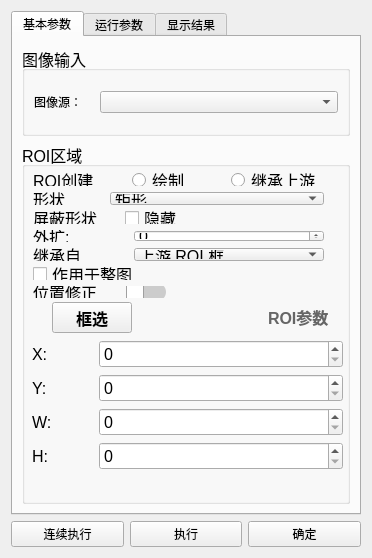
<?xml version="1.0" encoding="UTF-8"?>
<ui version="4.0">
 <class>LineParamsDialog</class>
 <widget class="QWidget" name="LineParamsDialog">
  <property name="geometry">
   <rect>
    <x>0</x>
    <y>0</y>
    <width>372</width>
    <height>558</height>
   </rect>
  </property>
  <property name="windowTitle">
   <string>Form</string>
  </property>
  <layout class="QVBoxLayout" name="verticalLayout_5">
   <item>
    <layout class="QVBoxLayout" name="verticalLayout_3">
     <item>
      <widget class="QTabWidget" name="tabWidget">
       <property name="styleSheet">
        <string notr="true"/>
       </property>
       <property name="currentIndex">
        <number>0</number>
       </property>
       <widget class="QWidget" name="tab">
        <attribute name="title">
         <string>基本参数</string>
        </attribute>
        <layout class="QHBoxLayout" name="horizontalLayout_21">
         <item>
          <layout class="QVBoxLayout" name="verticalLayout_4" stretch="2,8">
           <item>
            <widget class="QGroupBox" name="groupBox">
             <property name="font">
              <font>
               <pointsize>12</pointsize>
              </font>
             </property>
             <property name="title">
              <string>图像输入</string>
             </property>
             <layout class="QVBoxLayout" name="verticalLayout_7">
              <item>
               <layout class="QHBoxLayout" name="horizontalLayout_2" stretch="2,8">
                <item>
                 <widget class="QLabel" name="label">
                  <property name="font">
                   <font>
                    <pointsize>9</pointsize>
                   </font>
                  </property>
                  <property name="text">
                   <string>图像源：</string>
                  </property>
                 </widget>
                </item>
                <item>
                 <widget class="QComboBox" name="input_source">
                  <property name="font">
                   <font>
                    <pointsize>9</pointsize>
                   </font>
                  </property>
                  <property name="currentText">
                   <string/>
                  </property>
                  <property name="placeholderText">
                   <string>0 图像源1.图像</string>
                  </property>
                 </widget>
                </item>
               </layout>
              </item>
             </layout>
            </widget>
           </item>
           <item>
            <widget class="QGroupBox" name="groupBox_2">
             <property name="font">
              <font>
               <pointsize>12</pointsize>
              </font>
             </property>
             <property name="title">
              <string>ROI区域</string>
             </property>
             <widget class="QWidget" name="roi_params_widget" native="true">
              <property name="geometry">
               <rect>
                <x>10</x>
                <y>190</y>
                <width>311</width>
                <height>146</height>
               </rect>
              </property>
              <layout class="QVBoxLayout" name="verticalLayout_6">
               <item>
                <layout class="QVBoxLayout" name="verticalLayout_2">
                 <item>
                  <layout class="QHBoxLayout" name="horizontalLayout_5" stretch="2,8">
                   <item>
                    <widget class="QLabel" name="label_x">
                     <property name="font">
                      <font>
                       <pointsize>12</pointsize>
                      </font>
                     </property>
                     <property name="text">
                      <string>X:</string>
                     </property>
                    </widget>
                   </item>
                   <item>
                    <widget class="QSpinBox" name="spin_roi_x">
                     <property name="font">
                      <font>
                       <pointsize>12</pointsize>
                      </font>
                     </property>
                     <property name="maximum">
                      <number>10000</number>
                     </property>
                    </widget>
                   </item>
                  </layout>
                 </item>
                 <item>
                  <layout class="QHBoxLayout" name="horizontalLayout_6" stretch="2,8">
                   <item>
                    <widget class="QLabel" name="label_y">
                     <property name="font">
                      <font>
                       <pointsize>12</pointsize>
                      </font>
                     </property>
                     <property name="text">
                      <string>Y:</string>
                     </property>
                    </widget>
                   </item>
                   <item>
                    <widget class="QSpinBox" name="spin_roi_y">
                     <property name="font">
                      <font>
                       <pointsize>12</pointsize>
                      </font>
                     </property>
                     <property name="maximum">
                      <number>10000</number>
                     </property>
                    </widget>
                   </item>
                  </layout>
                 </item>
                 <item>
                  <layout class="QHBoxLayout" name="horizontalLayout_7" stretch="2,8">
                   <item>
                    <widget class="QLabel" name="label_w">
                     <property name="font">
                      <font>
                       <pointsize>12</pointsize>
                      </font>
                     </property>
                     <property name="text">
                      <string>W:</string>
                     </property>
                    </widget>
                   </item>
                   <item>
                    <widget class="QSpinBox" name="spin_roi_w">
                     <property name="font">
                      <font>
                       <pointsize>12</pointsize>
                      </font>
                     </property>
                     <property name="maximum">
                      <number>10000</number>
                     </property>
                    </widget>
                   </item>
                  </layout>
                 </item>
                 <item>
                  <layout class="QHBoxLayout" name="horizontalLayout_8" stretch="2,8">
                   <item>
                    <widget class="QLabel" name="label_h">
                     <property name="font">
                      <font>
                       <pointsize>12</pointsize>
                      </font>
                     </property>
                     <property name="text">
                      <string>H:</string>
                     </property>
                    </widget>
                   </item>
                   <item>
                    <widget class="QSpinBox" name="spin_roi_h">
                     <property name="font">
                      <font>
                       <pointsize>12</pointsize>
                      </font>
                     </property>
                     <property name="maximum">
                      <number>10000</number>
                     </property>
                    </widget>
                   </item>
                  </layout>
                 </item>
                </layout>
               </item>
              </layout>
             </widget>
             <widget class="QWidget" name="roi_rows_widget">
              <property name="geometry">
               <rect>
                <x>11</x>
                <y>31</y>
                <width>291</width>
                <height>125</height>
               </rect>
              </property>
              <layout class="QVBoxLayout" name="verticalLayout">
               <item>
                <layout class="QHBoxLayout" name="horizontalLayout">
                 <item>
                  <widget class="QLabel" name="label_2">
                   <property name="font">
                    <font>
                     <pointsize>12</pointsize>
                    </font>
                   </property>
                   <property name="text">
                    <string>ROI创建</string>
                   </property>
                  </widget>
                 </item>
                 <item>
                  <widget class="QRadioButton" name="roi_draw">
                   <property name="font">
                    <font>
                     <pointsize>12</pointsize>
                    </font>
                   </property>
                   <property name="text">
                    <string>绘制</string>
                   </property>
                  </widget>
                 </item>
                 <item>
                  <widget class="QRadioButton" name="roi_inherit">
                   <property name="font">
                    <font>
                     <pointsize>12</pointsize>
                    </font>
                   </property>
                   <property name="toolTip">
                    <string>用上游的 ROI 框、或者上游检出目标的外接框当 ROI，具体在下面的"继承自"里选</string>
                   </property>
                   <property name="text">
                    <string>继承上游</string>
                   </property>
                  </widget>
                 </item>
                </layout>
               </item>
               <item>
                <layout class="QHBoxLayout" name="horizontalLayout_3" stretch="1,3">
                 <item>
                  <widget class="QLabel" name="label_3">
                   <property name="font">
                    <font>
                     <pointsize>12</pointsize>
                    </font>
                   </property>
                   <property name="text">
                    <string>形状</string>
                   </property>
                  </widget>
                 </item>
                 <item>
                  <widget class="QComboBox" name="comboBox">
                   <property name="font">
                    <font>
                     <pointsize>12</pointsize>
                    </font>
                   </property>
                   <item>
                    <property name="text">
                     <string>矩形</string>
                    </property>
                   </item>
                   <item>
                    <property name="text">
                     <string>圆</string>
                    </property>
                   </item>
                  </widget>
                 </item>
                </layout>
               </item>
               <item>
                <layout class="QHBoxLayout" name="horizontalLayout_10" stretch="3,7">
                 <item>
                  <widget class="QLabel" name="label_4">
                   <property name="font">
                    <font>
                     <pointsize>12</pointsize>
                    </font>
                   </property>
                   <property name="text">
                    <string>屏蔽形状</string>
                   </property>
                  </widget>
                 </item>
                 <item>
                  <widget class="QCheckBox" name="cb_hide_roi">
                   <property name="text">
                    <string>隐藏</string>
                   </property>
                  </widget>
                 </item>
                </layout>
               </item>
               <item>
                <layout class="QHBoxLayout" name="horizontalLayout_roi_margin" stretch="1,2">
                 <item>
                  <widget class="QLabel" name="label_roi_margin">
                   <property name="font">
                    <font>
                     <pointsize>12</pointsize>
                    </font>
                   </property>
                   <property name="text">
                    <string>外扩:</string>
                   </property>
                  </widget>
                 </item>
                 <item>
                  <widget class="QSpinBox" name="spin_roi_margin">
                   <property name="font">
                    <font>
                     <pointsize>12</pointsize>
                    </font>
                   </property>
                   <property name="toolTip">
                    <string>选"继承上游"时，在上游那块框外再扩多少像素（默认 0 = 与上游完全重合）</string>
                   </property>
                   <property name="maximum">
                    <number>1000</number>
                   </property>
                   <property name="value">
                    <number>0</number>
                   </property>
                  </widget>
                 </item>
                </layout>
               </item>
               <item>
                <layout class="QHBoxLayout" name="horizontalLayout_roi_source" stretch="1,2">
                 <item>
                  <widget class="QLabel" name="label_roi_source">
                   <property name="font">
                    <font>
                     <pointsize>12</pointsize>
                    </font>
                   </property>
                   <property name="text">
                    <string>继承自</string>
                   </property>
                  </widget>
                 </item>
                 <item>
                  <widget class="QComboBox" name="combo_roi_source">
                   <property name="font">
                    <font>
                     <pointsize>12</pointsize>
                    </font>
                   </property>
                   <property name="toolTip">
                    <string>上游 ROI 框：直接用上游那一轮处理的那块框（框固定、逐级一致）；上游结果框：用上游检出目标的最小外接框（目标动、框跟着动）</string>
                   </property>
                   <item>
                    <property name="text">
                     <string>上游 ROI 框</string>
                    </property>
                   </item>
                   <item>
                    <property name="text">
                     <string>上游结果框</string>
                    </property>
                   </item>
                  </widget>
                 </item>
                </layout>
               </item>
               <item>
                <layout class="QHBoxLayout" name="horizontalLayout_gray_full" stretch="1,2">
                 <item>
                  <widget class="QCheckBox" name="cb_gray_full_image">
                   <property name="font">
                    <font>
                     <pointsize>12</pointsize>
                    </font>
                   </property>
                   <property name="toolTip">
                    <string>勾上：整幅图都转灰度、忽略 ROI；不勾：只把 ROI 那块区域转灰度</string>
                   </property>
                   <property name="text">
                    <string>作用于整图</string>
                   </property>
                  </widget>
                 </item>
                </layout>
               </item>
               <item>
                <layout class="QHBoxLayout" name="horizontalLayout_4" stretch="1,1,2">
                 <item>
                  <widget class="QLabel" name="label_5">
                   <property name="font">
                    <font>
                     <pointsize>12</pointsize>
                    </font>
                   </property>
                   <property name="text">
                    <string>位置修正</string>
                   </property>
                  </widget>
                 </item>
                 <item>
                  <widget class="QSlider" name="pos_correction_slider">
                   <property name="styleSheet">
                    <string notr="true">QSlider::groove:horizontal {
            border: none;
            background: #cccccc;
            height: 18px;
            border-radius: 9px;
            margin: 0px 0px 0px 0px;
            min-width: 40px;
        }
        QSlider::handle:horizontal {
            background: #ffffff;
            border: 1px solid #a0a0a0;
            width: 16px;
            height: 16px;
            margin: -8px 0px; 
            border-radius: 8px;
        }
        QSlider::sub-page:horizontal {
            background: #e67e22;
            border-radius: 9px;
        }</string>
                   </property>
                   <property name="maximum">
                    <number>1</number>
                   </property>
                   <property name="pageStep">
                    <number>1</number>
                   </property>
                   <property name="orientation">
                    <enum>Qt::Horizontal</enum>
                   </property>
                  </widget>
                 </item>
                 <item>
                  <spacer name="horizontalSpacer">
                   <property name="orientation">
                    <enum>Qt::Horizontal</enum>
                   </property>
                   <property name="sizeHint" stdset="0">
                    <size>
                     <width>40</width>
                     <height>20</height>
                    </size>
                   </property>
                  </spacer>
                 </item>
                </layout>
               </item>
              </layout>
             </widget>
             <widget class="QWidget" name="roi_buttons_widget">
              <property name="geometry">
               <rect>
                <x>30</x>
                <y>160</y>
                <width>281</width>
                <height>31</height>
               </rect>
              </property>
              <layout class="QHBoxLayout" name="horizontalLayout_11" stretch="1,2,1">
               <item>
                <widget class="QPushButton" name="pushButton">
                 <property name="font">
                  <font>
                   <pointsize>12</pointsize>
                   <bold>true</bold>
                  </font>
                 </property>
                 <property name="text">
                  <string>框选</string>
                 </property>
                </widget>
               </item>
               <item>
                <spacer name="horizontalSpacer_2">
                 <property name="orientation">
                  <enum>Qt::Horizontal</enum>
                 </property>
                 <property name="sizeHint" stdset="0">
                  <size>
                   <width>40</width>
                   <height>20</height>
                  </size>
                 </property>
                </spacer>
               </item>
               <item>
                <widget class="QPushButton" name="btn_roi_toggle">
                 <property name="font">
                  <font>
                   <pointsize>12</pointsize>
                   <bold>true</bold>
                  </font>
                 </property>
                 <property name="styleSheet">
                  <string notr="true">QPushButton {
    background-color: transparent;
    border: none;
    color: #666666; /* 对应图中的浅灰色 */
    font-weight: bold;
    text-align: left;
}</string>
                 </property>
                 <property name="text">
                  <string>ROI参数</string>
                 </property>
                 <property name="flat">
                  <bool>true</bool>
                 </property>
                </widget>
               </item>
              </layout>
             </widget>
            </widget>
           </item>
          </layout>
         </item>
        </layout>
       </widget>
       <widget class="QWidget" name="tab_2">
        <attribute name="title">
         <string>运行参数</string>
        </attribute>
        <layout class="QHBoxLayout" name="horizontalLayout_20">
         <item>
          <widget class="QGroupBox" name="groupBox_3">
           <property name="font">
            <font>
             <pointsize>12</pointsize>
            </font>
           </property>
           <property name="title">
            <string>运行参数</string>
           </property>
           <layout class="QHBoxLayout" name="horizontalLayout_17">
            <item>
             <layout class="QVBoxLayout" name="verticalLayout_8">
              <item>
               <layout class="QHBoxLayout" name="horizontalLayout_12" stretch="1,2">
                <item>
                 <widget class="QLabel" name="canny_low">
                  <property name="text">
                   <string>Canny低阈值:</string>
                  </property>
                 </widget>
                </item>
                <item>
                 <widget class="QSpinBox" name="spin_canny_low">
                  <property name="maximum">
                   <number>500</number>
                  </property>
                  <property name="value">
                   <number>50</number>
                  </property>
                 </widget>
                </item>
               </layout>
              </item>
              <item>
               <layout class="QHBoxLayout" name="horizontalLayout_13" stretch="1,2">
                <item>
                 <widget class="QLabel" name="canny_high">
                  <property name="text">
                   <string>Canny高阈值:</string>
                  </property>
                 </widget>
                </item>
                <item>
                 <widget class="QSpinBox" name="spin_canny_high">
                  <property name="maximum">
                   <number>500</number>
                  </property>
                  <property name="value">
                   <number>150</number>
                  </property>
                 </widget>
                </item>
               </layout>
              </item>
              <item>
               <layout class="QHBoxLayout" name="horizontalLayout_14" stretch="1,2">
                <item>
                 <widget class="QLabel" name="threshold">
                  <property name="text">
                   <string>累加器阈值:</string>
                  </property>
                 </widget>
                </item>
                <item>
                 <widget class="QSpinBox" name="spin_hough_threshold">
                  <property name="maximum">
                   <number>1000</number>
                  </property>
                  <property name="value">
                   <number>100</number>
                  </property>
                 </widget>
                </item>
               </layout>
              </item>
              <item>
               <layout class="QHBoxLayout" name="horizontalLayout_15" stretch="1,2">
                <item>
                 <widget class="QLabel" name="min_line_length">
                  <property name="text">
                   <string>最小线段长度:</string>
                  </property>
                 </widget>
                </item>
                <item>
                 <widget class="QSpinBox" name="spin_min_line_length">
                  <property name="maximum">
                   <number>1000</number>
                  </property>
                  <property name="value">
                   <number>100</number>
                  </property>
                 </widget>
                </item>
               </layout>
              </item>
              <item>
               <layout class="QHBoxLayout" name="horizontalLayout_16" stretch="1,2">
                <item>
                 <widget class="QLabel" name="label_10">
                  <property name="text">
                   <string>最大线段间隙:</string>
                  </property>
                 </widget>
                </item>
                <item>
                 <widget class="QSpinBox" name="spin_max_line_gap">
                  <property name="maximum">
                   <number>500</number>
                  </property>
                  <property name="value">
                   <number>10</number>
                  </property>
                 </widget>
                </item>
               </layout>
              </item>
              <item>
               <widget class="QLabel" name="validate_hint">
                <property name="visible">
                 <bool>false</bool>
                </property>
                <property name="text">
                 <string/>
                </property>
                <property name="wordWrap">
                 <bool>true</bool>
                </property>
                <property name="toolTip">
                 <string>参数校验提示：能安全纠正的参数已自动改好；纠正不了的参数会让本节点在执行时被跳过（图像原样传给下游）</string>
                </property>
               </widget>
              </item>
             </layout>
            </item>
           </layout>
          </widget>
         </item>
        </layout>
       </widget>
       <widget class="QWidget" name="tab_3">
        <attribute name="title">
         <string>显示结果</string>
        </attribute>
        <widget class="QGroupBox" name="groupBox_4">
         <property name="geometry">
          <rect>
           <x>20</x>
           <y>10</y>
           <width>301</width>
           <height>81</height>
          </rect>
         </property>
         <property name="font">
          <font>
           <pointsize>12</pointsize>
          </font>
         </property>
         <property name="title">
          <string>检测结果</string>
         </property>
         <widget class="QWidget" name="layoutWidget">
          <property name="geometry">
           <rect>
            <x>20</x>
            <y>30</y>
            <width>201</width>
            <height>31</height>
           </rect>
          </property>
          <layout class="QHBoxLayout" name="horizontalLayout_18">
           <item>
            <widget class="QLabel" name="label_6">
             <property name="text">
              <string>直线数量：</string>
             </property>
            </widget>
           </item>
           <item>
            <widget class="QLabel" name="label_7">
             <property name="text">
              <string>0</string>
             </property>
            </widget>
           </item>
          </layout>
         </widget>
        </widget>
       </widget>
      </widget>
     </item>
     <item>
      <layout class="QHBoxLayout" name="horizontalLayout_9">
       <item>
        <widget class="QPushButton" name="btn_cont">
         <property name="text">
          <string>连续执行</string>
         </property>
        </widget>
       </item>
       <item>
        <widget class="QPushButton" name="btn_run">
         <property name="text">
          <string>执行</string>
         </property>
        </widget>
       </item>
       <item>
        <widget class="QPushButton" name="btn_ok">
         <property name="text">
          <string>确定</string>
         </property>
        </widget>
       </item>
      </layout>
     </item>
    </layout>
   </item>
  </layout>
 </widget>
 <resources/>
 <connections/>
</ui>
